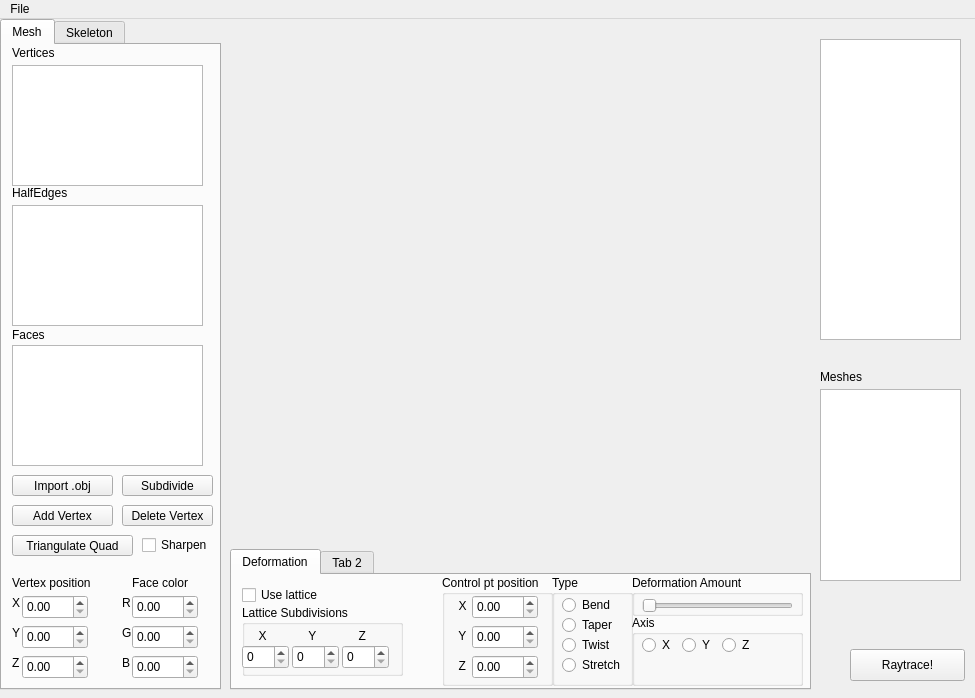
<?xml version="1.0" encoding="UTF-8"?>
<ui version="4.0">
 <class>MainWindow</class>
 <widget class="QMainWindow" name="MainWindow">
  <property name="geometry">
   <rect>
    <x>0</x>
    <y>0</y>
    <width>975</width>
    <height>698</height>
   </rect>
  </property>
  <property name="windowTitle">
   <string>OpenGLDemo</string>
  </property>
  <widget class="QWidget" name="centralWidget">
   <widget class="MyGL" name="mygl" native="true">
    <property name="geometry">
     <rect>
      <x>230</x>
      <y>20</y>
      <width>581</width>
      <height>471</height>
     </rect>
    </property>
    <property name="sizePolicy">
     <sizepolicy hsizetype="Maximum" vsizetype="Maximum">
      <horstretch>1</horstretch>
      <verstretch>1</verstretch>
     </sizepolicy>
    </property>
   </widget>
   <widget class="Timeline" name="timeline_listWidget">
    <property name="geometry">
     <rect>
      <x>820</x>
      <y>20</y>
      <width>141</width>
      <height>301</height>
     </rect>
    </property>
   </widget>
   <widget class="QPushButton" name="pushButton_8">
    <property name="geometry">
     <rect>
      <x>850</x>
      <y>630</y>
      <width>115</width>
      <height>32</height>
     </rect>
    </property>
    <property name="text">
     <string>Raytrace!</string>
    </property>
   </widget>
   <widget class="QTabWidget" name="tabWidget">
    <property name="geometry">
     <rect>
      <x>230</x>
      <y>530</y>
      <width>581</width>
      <height>141</height>
     </rect>
    </property>
    <property name="currentIndex">
     <number>0</number>
    </property>
    <property name="movable">
     <bool>false</bool>
    </property>
    <widget class="QWidget" name="tab">
     <attribute name="title">
      <string>Deformation</string>
     </attribute>
     <widget class="QGroupBox" name="groupBox">
      <property name="geometry">
       <rect>
        <x>400</x>
        <y>40</y>
        <width>171</width>
        <height>71</height>
       </rect>
      </property>
      <property name="title">
       <string>Axis</string>
      </property>
      <widget class="QRadioButton" name="radioButton_axis_z">
       <property name="geometry">
        <rect>
         <x>90</x>
         <y>20</y>
         <width>31</width>
         <height>20</height>
        </rect>
       </property>
       <property name="text">
        <string>Z</string>
       </property>
      </widget>
      <widget class="QRadioButton" name="radioButton_axis_x">
       <property name="geometry">
        <rect>
         <x>10</x>
         <y>20</y>
         <width>31</width>
         <height>20</height>
        </rect>
       </property>
       <property name="text">
        <string>X</string>
       </property>
      </widget>
      <widget class="QRadioButton" name="radioButton_axis_y">
       <property name="geometry">
        <rect>
         <x>50</x>
         <y>20</y>
         <width>31</width>
         <height>20</height>
        </rect>
       </property>
       <property name="text">
        <string>Y</string>
       </property>
      </widget>
     </widget>
     <widget class="QGroupBox" name="groupBox_2">
      <property name="geometry">
       <rect>
        <x>320</x>
        <y>0</y>
        <width>81</width>
        <height>111</height>
       </rect>
      </property>
      <property name="title">
       <string>Type</string>
      </property>
      <widget class="QRadioButton" name="radioButton_twist">
       <property name="geometry">
        <rect>
         <x>10</x>
         <y>60</y>
         <width>61</width>
         <height>20</height>
        </rect>
       </property>
       <property name="text">
        <string>Twist</string>
       </property>
      </widget>
      <widget class="QRadioButton" name="radioButton_squash">
       <property name="geometry">
        <rect>
         <x>10</x>
         <y>80</y>
         <width>121</width>
         <height>20</height>
        </rect>
       </property>
       <property name="text">
        <string>Stretch</string>
       </property>
      </widget>
      <widget class="QRadioButton" name="radioButton_bend">
       <property name="geometry">
        <rect>
         <x>10</x>
         <y>20</y>
         <width>71</width>
         <height>20</height>
        </rect>
       </property>
       <property name="text">
        <string>Bend</string>
       </property>
      </widget>
      <widget class="QRadioButton" name="radioButton_taper">
       <property name="geometry">
        <rect>
         <x>10</x>
         <y>40</y>
         <width>71</width>
         <height>20</height>
        </rect>
       </property>
       <property name="text">
        <string>Taper</string>
       </property>
      </widget>
     </widget>
     <widget class="QGroupBox" name="groupBox_3">
      <property name="geometry">
       <rect>
        <x>210</x>
        <y>0</y>
        <width>111</width>
        <height>111</height>
       </rect>
      </property>
      <property name="title">
       <string>Control pt position</string>
      </property>
      <widget class="QDoubleSpinBox" name="latticeZ_spinbox">
       <property name="geometry">
        <rect>
         <x>30</x>
         <y>80</y>
         <width>66</width>
         <height>24</height>
        </rect>
       </property>
      </widget>
      <widget class="QDoubleSpinBox" name="latticeX_spinbox">
       <property name="geometry">
        <rect>
         <x>30</x>
         <y>20</y>
         <width>66</width>
         <height>24</height>
        </rect>
       </property>
      </widget>
      <widget class="QDoubleSpinBox" name="latticeY_spinbox">
       <property name="geometry">
        <rect>
         <x>30</x>
         <y>50</y>
         <width>66</width>
         <height>24</height>
        </rect>
       </property>
      </widget>
      <widget class="QLabel" name="label_ctrl_y">
       <property name="geometry">
        <rect>
         <x>10</x>
         <y>50</y>
         <width>21</width>
         <height>21</height>
        </rect>
       </property>
       <property name="text">
        <string>  Y</string>
       </property>
      </widget>
      <widget class="QLabel" name="label_ctrl_z">
       <property name="geometry">
        <rect>
         <x>10</x>
         <y>80</y>
         <width>21</width>
         <height>21</height>
        </rect>
       </property>
       <property name="text">
        <string>  Z</string>
       </property>
      </widget>
      <widget class="QLabel" name="label_ctrl_y_2">
       <property name="geometry">
        <rect>
         <x>10</x>
         <y>20</y>
         <width>16</width>
         <height>21</height>
        </rect>
       </property>
       <property name="text">
        <string>  X</string>
       </property>
      </widget>
     </widget>
     <widget class="QGroupBox" name="groupBox_4">
      <property name="geometry">
       <rect>
        <x>400</x>
        <y>0</y>
        <width>171</width>
        <height>41</height>
       </rect>
      </property>
      <property name="title">
       <string>Deformation Amount</string>
      </property>
      <widget class="QSlider" name="deform_slider">
       <property name="geometry">
        <rect>
         <x>10</x>
         <y>20</y>
         <width>151</width>
         <height>22</height>
        </rect>
       </property>
       <property name="orientation">
        <enum>Qt::Horizontal</enum>
       </property>
      </widget>
     </widget>
     <widget class="QGroupBox" name="groupBox_5">
      <property name="geometry">
       <rect>
        <x>10</x>
        <y>30</y>
        <width>161</width>
        <height>71</height>
       </rect>
      </property>
      <property name="title">
       <string>Lattice Subdivisions</string>
      </property>
      <widget class="QSpinBox" name="spinBox_subdiv">
       <property name="geometry">
        <rect>
         <x>0</x>
         <y>40</y>
         <width>47</width>
         <height>24</height>
        </rect>
       </property>
      </widget>
      <widget class="QSpinBox" name="spinBox_subdiv_2">
       <property name="geometry">
        <rect>
         <x>50</x>
         <y>40</y>
         <width>47</width>
         <height>24</height>
        </rect>
       </property>
      </widget>
      <widget class="QSpinBox" name="spinBox_subdiv_3">
       <property name="geometry">
        <rect>
         <x>100</x>
         <y>40</y>
         <width>47</width>
         <height>24</height>
        </rect>
       </property>
      </widget>
      <widget class="QLabel" name="label_ctrl_x">
       <property name="geometry">
        <rect>
         <x>10</x>
         <y>20</y>
         <width>16</width>
         <height>21</height>
        </rect>
       </property>
       <property name="text">
        <string>  X</string>
       </property>
      </widget>
      <widget class="QLabel" name="label_ctrl_x_2">
       <property name="geometry">
        <rect>
         <x>60</x>
         <y>20</y>
         <width>16</width>
         <height>21</height>
        </rect>
       </property>
       <property name="text">
        <string>  Y</string>
       </property>
      </widget>
      <widget class="QLabel" name="label_ctrl_x_3">
       <property name="geometry">
        <rect>
         <x>110</x>
         <y>20</y>
         <width>16</width>
         <height>21</height>
        </rect>
       </property>
       <property name="text">
        <string>  Z</string>
       </property>
      </widget>
      <zorder>label_ctrl_x</zorder>
      <zorder>label_ctrl_x_2</zorder>
      <zorder>label_ctrl_x_3</zorder>
      <zorder>spinBox_subdiv</zorder>
      <zorder>spinBox_subdiv_2</zorder>
      <zorder>spinBox_subdiv_3</zorder>
     </widget>
     <widget class="QCheckBox" name="checkBox_2">
      <property name="geometry">
       <rect>
        <x>10</x>
        <y>10</y>
        <width>89</width>
        <height>20</height>
       </rect>
      </property>
      <property name="text">
       <string>Use lattice</string>
      </property>
     </widget>
    </widget>
    <widget class="QWidget" name="tab_2">
     <attribute name="title">
      <string>Tab 2</string>
     </attribute>
    </widget>
   </widget>
   <widget class="QTabWidget" name="tabWidget_2">
    <property name="geometry">
     <rect>
      <x>0</x>
      <y>0</y>
      <width>221</width>
      <height>671</height>
     </rect>
    </property>
    <property name="currentIndex">
     <number>0</number>
    </property>
    <widget class="QWidget" name="tab_5">
     <attribute name="title">
      <string>Mesh</string>
     </attribute>
     <widget class="QCheckBox" name="checkBox">
      <property name="geometry">
       <rect>
        <x>140</x>
        <y>490</y>
        <width>71</width>
        <height>20</height>
       </rect>
      </property>
      <property name="text">
       <string>Sharpen</string>
      </property>
     </widget>
     <widget class="QLabel" name="label_2">
      <property name="geometry">
       <rect>
        <x>10</x>
        <y>140</y>
        <width>71</width>
        <height>16</height>
       </rect>
      </property>
      <property name="text">
       <string>HalfEdges</string>
      </property>
     </widget>
     <widget class="QListWidget" name="vertex_listWidget">
      <property name="geometry">
       <rect>
        <x>10</x>
        <y>20</y>
        <width>191</width>
        <height>121</height>
       </rect>
      </property>
     </widget>
     <widget class="QLabel" name="label">
      <property name="geometry">
       <rect>
        <x>10</x>
        <y>0</y>
        <width>59</width>
        <height>16</height>
       </rect>
      </property>
      <property name="text">
       <string>Vertices</string>
      </property>
     </widget>
     <widget class="QListWidget" name="edge_listWidget">
      <property name="geometry">
       <rect>
        <x>10</x>
        <y>160</y>
        <width>191</width>
        <height>121</height>
       </rect>
      </property>
     </widget>
     <widget class="QListWidget" name="face_listWidget">
      <property name="geometry">
       <rect>
        <x>10</x>
        <y>300</y>
        <width>191</width>
        <height>121</height>
       </rect>
      </property>
     </widget>
     <widget class="QLabel" name="label_3">
      <property name="geometry">
       <rect>
        <x>10</x>
        <y>280</y>
        <width>41</width>
        <height>20</height>
       </rect>
      </property>
      <property name="text">
       <string>Faces</string>
      </property>
     </widget>
     <widget class="QPushButton" name="pushButton_5">
      <property name="geometry">
       <rect>
        <x>10</x>
        <y>430</y>
        <width>101</width>
        <height>21</height>
       </rect>
      </property>
      <property name="text">
       <string>Import .obj</string>
      </property>
     </widget>
     <widget class="QPushButton" name="pushButton_4">
      <property name="geometry">
       <rect>
        <x>120</x>
        <y>430</y>
        <width>91</width>
        <height>21</height>
       </rect>
      </property>
      <property name="text">
       <string>Subdivide</string>
      </property>
     </widget>
     <widget class="QPushButton" name="pushButton">
      <property name="geometry">
       <rect>
        <x>10</x>
        <y>460</y>
        <width>101</width>
        <height>21</height>
       </rect>
      </property>
      <property name="text">
       <string>Add Vertex</string>
      </property>
     </widget>
     <widget class="QPushButton" name="pushButton_3">
      <property name="geometry">
       <rect>
        <x>120</x>
        <y>460</y>
        <width>91</width>
        <height>21</height>
       </rect>
      </property>
      <property name="text">
       <string>Delete Vertex</string>
      </property>
     </widget>
     <widget class="QPushButton" name="pushButton_2">
      <property name="geometry">
       <rect>
        <x>10</x>
        <y>490</y>
        <width>121</width>
        <height>21</height>
       </rect>
      </property>
      <property name="text">
       <string>Triangulate Quad</string>
      </property>
     </widget>
     <widget class="QLabel" name="label_6">
      <property name="geometry">
       <rect>
        <x>10</x>
        <y>550</y>
        <width>16</width>
        <height>16</height>
       </rect>
      </property>
      <property name="text">
       <string>X</string>
      </property>
     </widget>
     <widget class="QLabel" name="label_4">
      <property name="geometry">
       <rect>
        <x>130</x>
        <y>530</y>
        <width>71</width>
        <height>16</height>
       </rect>
      </property>
      <property name="text">
       <string>Face color</string>
      </property>
     </widget>
     <widget class="QLabel" name="label_7">
      <property name="geometry">
       <rect>
        <x>10</x>
        <y>580</y>
        <width>16</width>
        <height>16</height>
       </rect>
      </property>
      <property name="text">
       <string>Y</string>
      </property>
     </widget>
     <widget class="QLabel" name="label_11">
      <property name="geometry">
       <rect>
        <x>120</x>
        <y>610</y>
        <width>16</width>
        <height>16</height>
       </rect>
      </property>
      <property name="text">
       <string>B</string>
      </property>
     </widget>
     <widget class="QDoubleSpinBox" name="doubleSpinBox_2">
      <property name="geometry">
       <rect>
        <x>20</x>
        <y>580</y>
        <width>66</width>
        <height>24</height>
       </rect>
      </property>
     </widget>
     <widget class="QDoubleSpinBox" name="doubleSpinBox_5">
      <property name="geometry">
       <rect>
        <x>130</x>
        <y>580</y>
        <width>66</width>
        <height>24</height>
       </rect>
      </property>
     </widget>
     <widget class="QLabel" name="label_5">
      <property name="geometry">
       <rect>
        <x>10</x>
        <y>530</y>
        <width>101</width>
        <height>16</height>
       </rect>
      </property>
      <property name="text">
       <string>Vertex position</string>
      </property>
     </widget>
     <widget class="QLabel" name="label_10">
      <property name="geometry">
       <rect>
        <x>120</x>
        <y>580</y>
        <width>16</width>
        <height>16</height>
       </rect>
      </property>
      <property name="text">
       <string>G</string>
      </property>
     </widget>
     <widget class="QDoubleSpinBox" name="doubleSpinBox">
      <property name="geometry">
       <rect>
        <x>20</x>
        <y>550</y>
        <width>66</width>
        <height>24</height>
       </rect>
      </property>
     </widget>
     <widget class="QLabel" name="label_8">
      <property name="geometry">
       <rect>
        <x>10</x>
        <y>610</y>
        <width>16</width>
        <height>16</height>
       </rect>
      </property>
      <property name="text">
       <string>Z</string>
      </property>
     </widget>
     <widget class="QDoubleSpinBox" name="doubleSpinBox_6">
      <property name="geometry">
       <rect>
        <x>130</x>
        <y>610</y>
        <width>66</width>
        <height>24</height>
       </rect>
      </property>
     </widget>
     <widget class="QDoubleSpinBox" name="doubleSpinBox_3">
      <property name="geometry">
       <rect>
        <x>20</x>
        <y>610</y>
        <width>66</width>
        <height>24</height>
       </rect>
      </property>
     </widget>
     <widget class="QDoubleSpinBox" name="doubleSpinBox_4">
      <property name="geometry">
       <rect>
        <x>130</x>
        <y>550</y>
        <width>66</width>
        <height>24</height>
       </rect>
      </property>
      <property name="accessibleName">
       <string/>
      </property>
      <property name="suffix">
       <string/>
      </property>
     </widget>
     <widget class="QLabel" name="label_9">
      <property name="geometry">
       <rect>
        <x>120</x>
        <y>550</y>
        <width>16</width>
        <height>16</height>
       </rect>
      </property>
      <property name="text">
       <string>R</string>
      </property>
     </widget>
    </widget>
    <widget class="QWidget" name="tab_6">
     <attribute name="title">
      <string>Skeleton</string>
     </attribute>
     <widget class="QLabel" name="label_12">
      <property name="geometry">
       <rect>
        <x>0</x>
        <y>10</y>
        <width>101</width>
        <height>16</height>
       </rect>
      </property>
      <property name="text">
       <string>Joints</string>
      </property>
     </widget>
     <widget class="QTreeWidget" name="treeWidget">
      <property name="geometry">
       <rect>
        <x>0</x>
        <y>30</y>
        <width>201</width>
        <height>221</height>
       </rect>
      </property>
      <column>
       <property name="text">
        <string notr="true">1</string>
       </property>
      </column>
     </widget>
     <widget class="QPushButton" name="pushButton_6">
      <property name="geometry">
       <rect>
        <x>50</x>
        <y>250</y>
        <width>111</width>
        <height>32</height>
       </rect>
      </property>
      <property name="text">
       <string>Import .json</string>
      </property>
     </widget>
     <widget class="QPushButton" name="pushButton_7">
      <property name="geometry">
       <rect>
        <x>50</x>
        <y>280</y>
        <width>111</width>
        <height>32</height>
       </rect>
      </property>
      <property name="text">
       <string>skin</string>
      </property>
     </widget>
     <widget class="QLabel" name="label_14">
      <property name="geometry">
       <rect>
        <x>110</x>
        <y>430</y>
        <width>16</width>
        <height>16</height>
       </rect>
      </property>
      <property name="text">
       <string>Z</string>
      </property>
     </widget>
     <widget class="QDoubleSpinBox" name="doubleSpinBox_9">
      <property name="geometry">
       <rect>
        <x>120</x>
        <y>370</y>
        <width>66</width>
        <height>24</height>
       </rect>
      </property>
     </widget>
     <widget class="QLabel" name="label_17">
      <property name="geometry">
       <rect>
        <x>10</x>
        <y>349</y>
        <width>61</width>
        <height>21</height>
       </rect>
      </property>
      <property name="text">
       <string>Position</string>
      </property>
     </widget>
     <widget class="QLabel" name="label_19">
      <property name="geometry">
       <rect>
        <x>10</x>
        <y>430</y>
        <width>16</width>
        <height>16</height>
       </rect>
      </property>
      <property name="text">
       <string>Z</string>
      </property>
     </widget>
     <widget class="QLabel" name="label_15">
      <property name="geometry">
       <rect>
        <x>110</x>
        <y>370</y>
        <width>16</width>
        <height>16</height>
       </rect>
      </property>
      <property name="text">
       <string>X</string>
      </property>
     </widget>
     <widget class="QDoubleSpinBox" name="doubleSpinBox_8">
      <property name="geometry">
       <rect>
        <x>120</x>
        <y>430</y>
        <width>66</width>
        <height>24</height>
       </rect>
      </property>
     </widget>
     <widget class="QLabel" name="label_20">
      <property name="geometry">
       <rect>
        <x>10</x>
        <y>400</y>
        <width>16</width>
        <height>16</height>
       </rect>
      </property>
      <property name="text">
       <string>Y</string>
      </property>
     </widget>
     <widget class="QLabel" name="label_16">
      <property name="geometry">
       <rect>
        <x>110</x>
        <y>400</y>
        <width>16</width>
        <height>16</height>
       </rect>
      </property>
      <property name="text">
       <string>Y</string>
      </property>
     </widget>
     <widget class="QDoubleSpinBox" name="doubleSpinBox_10">
      <property name="geometry">
       <rect>
        <x>20</x>
        <y>400</y>
        <width>66</width>
        <height>24</height>
       </rect>
      </property>
     </widget>
     <widget class="QLabel" name="label_18">
      <property name="geometry">
       <rect>
        <x>10</x>
        <y>370</y>
        <width>16</width>
        <height>16</height>
       </rect>
      </property>
      <property name="text">
       <string>X</string>
      </property>
     </widget>
     <widget class="QDoubleSpinBox" name="doubleSpinBox_12">
      <property name="geometry">
       <rect>
        <x>20</x>
        <y>430</y>
        <width>66</width>
        <height>24</height>
       </rect>
      </property>
     </widget>
     <widget class="QDoubleSpinBox" name="doubleSpinBox_11">
      <property name="geometry">
       <rect>
        <x>20</x>
        <y>370</y>
        <width>66</width>
        <height>24</height>
       </rect>
      </property>
     </widget>
     <widget class="QLabel" name="label_13">
      <property name="geometry">
       <rect>
        <x>120</x>
        <y>350</y>
        <width>61</width>
        <height>21</height>
       </rect>
      </property>
      <property name="text">
       <string>Rotation</string>
      </property>
     </widget>
     <widget class="QDoubleSpinBox" name="doubleSpinBox_7">
      <property name="geometry">
       <rect>
        <x>120</x>
        <y>400</y>
        <width>66</width>
        <height>24</height>
       </rect>
      </property>
     </widget>
     <widget class="QLabel" name="label_29">
      <property name="geometry">
       <rect>
        <x>70</x>
        <y>330</y>
        <width>101</width>
        <height>16</height>
       </rect>
      </property>
      <property name="text">
       <string>Joint</string>
      </property>
     </widget>
    </widget>
   </widget>
   <widget class="QListWidget" name="meshList">
    <property name="geometry">
     <rect>
      <x>820</x>
      <y>370</y>
      <width>141</width>
      <height>192</height>
     </rect>
    </property>
   </widget>
   <widget class="QLabel" name="label_21">
    <property name="geometry">
     <rect>
      <x>820</x>
      <y>350</y>
      <width>59</width>
      <height>16</height>
     </rect>
    </property>
    <property name="text">
     <string>Meshes</string>
    </property>
   </widget>
  </widget>
  <widget class="QMenuBar" name="menuBar">
   <property name="geometry">
    <rect>
     <x>0</x>
     <y>0</y>
     <width>975</width>
     <height>22</height>
    </rect>
   </property>
   <widget class="QMenu" name="menuFile">
    <property name="title">
     <string>File</string>
    </property>
    <addaction name="actionQuit"/>
   </widget>
   <addaction name="menuFile"/>
  </widget>
  <action name="actionQuit">
   <property name="text">
    <string>Quit</string>
   </property>
   <property name="shortcut">
    <string>Ctrl+Q</string>
   </property>
  </action>
 </widget>
 <layoutdefault spacing="6" margin="11"/>
 <customwidgets>
  <customwidget>
   <class>MyGL</class>
   <extends>QWidget</extends>
   <header>mygl.h</header>
   <slots>
    <signal>sig_SendRootNode(QTreeWidgetItem*)</signal>
    <signal>sig_SendRaycastSelection(QTreeWidgetItem*)</signal>
    <signal>sig_populateVert(std::vector*)</signal>
    <signal>sig_populateEdge(QListWidgetItem*)</signal>
    <signal>sig_populateFace(QListWidgetItem*)</signal>
    <signal>sig_populateVert(QListWidgetItem*)</signal>
    <signal>sig_clearList()</signal>
    <signal>sig_addTreeRoot(QTreeWidgetItem*)</signal>
    <signal>sig_selectLatticeVertex()</signal>
    <signal>sig_set_meshList()</signal>
    <signal>sig_set_lattice_checkbox(bool)</signal>
    <slot>slot_ReceiveSelectedNode(QTreeWidgetItem*)</slot>
    <slot>slot_raytrace()</slot>
    <slot>slot_mesh_selected(QListWidgetItem*)</slot>
   </slots>
  </customwidget>
  <customwidget>
   <class>Timeline</class>
   <extends>QListWidget</extends>
   <header>timeline.h</header>
  </customwidget>
 </customwidgets>
 <resources/>
 <connections>
  <connection>
   <sender>mygl</sender>
   <signal>sig_populateVert(QListWidgetItem*)</signal>
   <receiver>MainWindow</receiver>
   <slot>slot_populateVert(QListWidgetItem*)</slot>
   <hints>
    <hint type="sourcelabel">
     <x>421</x>
     <y>98</y>
    </hint>
    <hint type="destinationlabel">
     <x>593</x>
     <y>109</y>
    </hint>
   </hints>
  </connection>
  <connection>
   <sender>mygl</sender>
   <signal>sig_clearList()</signal>
   <receiver>edge_listWidget</receiver>
   <slot>clear()</slot>
   <hints>
    <hint type="sourcelabel">
     <x>496</x>
     <y>280</y>
    </hint>
    <hint type="destinationlabel">
     <x>203</x>
     <y>328</y>
    </hint>
   </hints>
  </connection>
  <connection>
   <sender>mygl</sender>
   <signal>sig_clearList()</signal>
   <receiver>vertex_listWidget</receiver>
   <slot>clear()</slot>
   <hints>
    <hint type="sourcelabel">
     <x>523</x>
     <y>184</y>
    </hint>
    <hint type="destinationlabel">
     <x>203</x>
     <y>188</y>
    </hint>
   </hints>
  </connection>
  <connection>
   <sender>mygl</sender>
   <signal>sig_clearList()</signal>
   <receiver>face_listWidget</receiver>
   <slot>clear()</slot>
   <hints>
    <hint type="sourcelabel">
     <x>523</x>
     <y>318</y>
    </hint>
    <hint type="destinationlabel">
     <x>203</x>
     <y>468</y>
    </hint>
   </hints>
  </connection>
  <connection>
   <sender>mygl</sender>
   <signal>sig_addTreeRoot(QTreeWidgetItem*)</signal>
   <receiver>MainWindow</receiver>
   <slot>slot_addTreeRoot(QTreeWidgetItem*)</slot>
   <hints>
    <hint type="sourcelabel">
     <x>304</x>
     <y>219</y>
    </hint>
    <hint type="destinationlabel">
     <x>184</x>
     <y>281</y>
    </hint>
   </hints>
  </connection>
  <connection>
   <sender>pushButton_8</sender>
   <signal>clicked()</signal>
   <receiver>mygl</receiver>
   <slot>slot_raytrace()</slot>
   <hints>
    <hint type="sourcelabel">
     <x>964</x>
     <y>683</y>
    </hint>
    <hint type="destinationlabel">
     <x>690</x>
     <y>374</y>
    </hint>
   </hints>
  </connection>
  <connection>
   <sender>mygl</sender>
   <signal>sig_selectLatticeVertex()</signal>
   <receiver>MainWindow</receiver>
   <slot>slot_populateLatticeSpinboxes()</slot>
   <hints>
    <hint type="sourcelabel">
     <x>783</x>
     <y>481</y>
    </hint>
    <hint type="destinationlabel">
     <x>883</x>
     <y>494</y>
    </hint>
   </hints>
  </connection>
  <connection>
   <sender>mygl</sender>
   <signal>sig_set_meshList()</signal>
   <receiver>MainWindow</receiver>
   <slot>slot_set_meshList()</slot>
   <hints>
    <hint type="sourcelabel">
     <x>284</x>
     <y>504</y>
    </hint>
    <hint type="destinationlabel">
     <x>313</x>
     <y>524</y>
    </hint>
   </hints>
  </connection>
  <connection>
   <sender>meshList</sender>
   <signal>itemClicked(QListWidgetItem*)</signal>
   <receiver>mygl</receiver>
   <slot>slot_mesh_selected(QListWidgetItem*)</slot>
   <hints>
    <hint type="sourcelabel">
     <x>858</x>
     <y>427</y>
    </hint>
    <hint type="destinationlabel">
     <x>705</x>
     <y>434</y>
    </hint>
   </hints>
  </connection>
  <connection>
   <sender>mygl</sender>
   <signal>sig_set_lattice_checkbox(bool)</signal>
   <receiver>MainWindow</receiver>
   <slot>slot_set_lattice_checkbox(bool)</slot>
   <hints>
    <hint type="sourcelabel">
     <x>257</x>
     <y>491</y>
    </hint>
    <hint type="destinationlabel">
     <x>256</x>
     <y>521</y>
    </hint>
   </hints>
  </connection>
 </connections>
 <slots>
  <slot>slot_populateVert(std::vector*)</slot>
  <slot>slot_populateVert(QListWidgetItem*)</slot>
  <slot>slot_addTreeRoot(QTreeWidgetItem*)</slot>
  <slot>slot_populateLatticeSpinboxes()</slot>
  <slot>slot_set_meshList()</slot>
  <slot>slot_set_lattice_checkbox(bool)</slot>
 </slots>
</ui>
